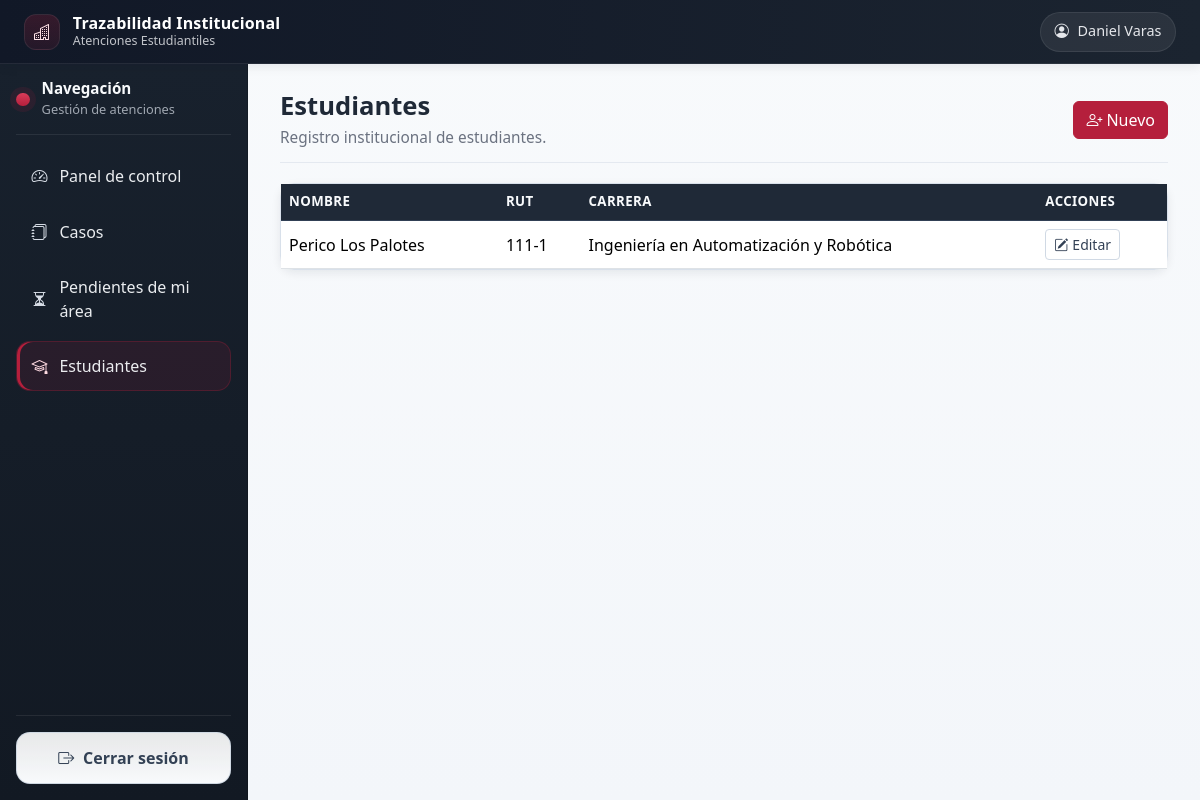
Page /students/ (signed in) on the committed database.
### students/models.py (models this page shows, shortened)
class Student(models.Model):
    DIURNO = 'Diurno'
    VESPERTINO = 'Vespertino'
    SCHEDULE_CHOICES = [
        (DIURNO, 'Diurno'),
        (VESPERTINO, 'Vespertino'),
    ]
    full_name = models.CharField(max_length=200)
    rut = models.CharField(max_length=12, unique=True)
    email = models.EmailField()
    phone = models.CharField(max_length=30)
    career = models.ForeignKey(
        Career,
        on_delete=models.PROTECT,
        related_name='students'
    )
    schedule = models.CharField(
        max_length=20,
        choices=SCHEDULE_CHOICES,
        blank=True,
        default=DIURNO,
        verbose_name='Jornada',
    )
    observations = models.TextField(blank=True)
    created_at = models.DateTimeField(auto_now_add=True)
    class Meta:
        ordering = ['full_name']

### organization/models.py (models this page shows)
class Career(models.Model):
    name = models.CharField(max_length=150, unique=True)
    academic_area = models.ForeignKey(
        AcademicArea,
        on_delete=models.CASCADE,
        related_name='careers'
    )
    def __str__(self):
        return self.name

### students/views.py (the view)
# urls.py: path('', StudentListView.as_view(), name='list'),
class StudentListView(LoginRequiredMixin, ListView):
    model = Student
    template_name = 'students/student_list.html'
    context_object_name = 'students'

### psychopedagogy/context_processors.py (called while the page is built)
def psychopedagogy_access(request):
    return {
        'can_access_psychopedagogy_module': can_access_psychopedagogy_module(request.user)
        if request.user.is_authenticated else False
    }

### psychopedagogy/services.py (called while the page is built)
def _user_role(user):
    profile = getattr(user, 'profile', None)
    return getattr(profile, 'role', None)

def can_access_psychopedagogy_module(user):
    if not user.is_authenticated:
        return False
    if user.is_superuser:
        return True
    if user.has_perm('psychopedagogy.access_psychopedagogy_module'):
        return True
    return _user_role(user) in ALLOWED_ROLE_ACCESS

### templates/students/student_list.html
{% extends 'base.html' %}
{% block content %}
<div class="page-header d-flex flex-wrap justify-content-between align-items-center gap-3">
  <div>
    <h2>Estudiantes</h2>
    <p class="page-subtitle">Registro institucional de estudiantes.</p>
  </div>
  <a class="btn btn-main" href="{% url 'students:create' %}"><i class="bi bi-person-plus me-1"></i>Nuevo</a>
</div>
<div class="card">
  <div class="table-responsive">
    <table class="table app-table">
      <thead><tr><th>Nombre</th><th>RUT</th><th>Carrera</th><th>Acciones</th></tr></thead>
      <tbody>
      {% for s in students %}
      <tr><td>{{ s.full_name }}</td><td>{{ s.rut }}</td><td>{{ s.career }}</td><td><a class="btn btn-sm btn-soft" href="{% url 'students:update' s.pk %}"><i class="bi bi-pencil-square me-1"></i>Editar</a></td></tr>
      {% empty %}
      <tr><td colspan="4" class="text-center text-muted py-4">Sin estudiantes.</td></tr>
      {% endfor %}
      </tbody>
    </table>
  </div>
</div>
{% endblock %}

### templates/partials/navbar.html (shortened to what this page needs)
<nav class="navbar navbar-expand-lg app-navbar px-3 px-lg-4">
  <div class="container-fluid px-0">
    <div class="d-flex align-items-center gap-2">
      <a class="navbar-brand app-brand me-0" href="{% url 'dashboard:home' %}">
        <span class="app-brand-mark">
          <i class="bi bi-buildings"></i>
        </span>
        <span class="app-brand-text">
          <strong>Trazabilidad Institucional</strong>
          <small>Atenciones Estudiantiles</small>
        </span>
      </a>
    </div>
    <div class="ms-auto">
      <div class="user-chip">
        <i class="bi bi-person-circle"></i>
        <span>{{ request.user.get_full_name|default:request.user.username }}</span>
      </div>
    </div>
  </div>
</nav>

### static/css/style.css (style rules this page uses)
:root { --c-text: #1f2937; --c-text-soft: #6b7280; --c-bg: #f3f6fa; --c-surface: #ffffff; --c-border: #d8e0ea; --c-navbar: #111827; --c-navbar-2: #1b2430; --c-sidebar: #18212d; --c-sidebar-2: #121923; --c-sidebar-text: rgba(248, 250, 252, 0.94); --c-sidebar-soft: rgba(226, 232, 240, 0.68); --c-sidebar-hover: rgba(255, 255, 255, 0.08); --c-primary: #b51f3c; --c-primary-strong: #961932; --c-primary-soft: rgba(181, 31, 60, 0.12); --c-logout-bg: rgba(255, 255, 255, 0.9); --c-logout-bg-hover: #ffffff; --c-logout-border: rgba(203, 213, 225, 0.85); --c-logout-text: #334155; --shadow-sm: 0 3px 10px rgba(15, 23, 42, 0.08); --shadow-md: 0 14px 26px rgba(15, 23, 42, 0.12); --radius-sm: 0.5rem; --radius-md: 0.875rem; --transition: 180ms ease; }
* { box-sizing: border-box; }
body { margin: 0; background: linear-gradient(180deg, #f8fafc 0%, var(--c-bg) 100%); color: var(--c-text); -webkit-font-smoothing: antialiased; }
.app-navbar { min-height: 64px; background: linear-gradient(90deg, var(--c-navbar) 0%, var(--c-navbar-2) 100%); border-bottom: 1px solid rgba(255, 255, 255, 0.08); box-shadow: var(--shadow-sm); }
.app-brand, .app-brand.navbar-brand { color: #f8fafc !important; text-decoration: none; display: flex; align-items: center; gap: 0.8rem; min-height: 44px; margin-bottom: 0; }
.app-brand-text { display: flex; flex-direction: column; justify-content: center; }
.app-brand strong { display: block; font-size: 1rem; letter-spacing: 0.01em; line-height: 1.05; font-weight: 700; color: #ffffff; }
.app-brand small { display: block; color: rgba(248, 250, 252, 0.76) !important; font-size: 0.78rem; line-height: 1.1; margin-top: 0.15rem; }
.app-brand-mark { width: 2.25rem; height: 2.25rem; border-radius: 0.75rem; display: inline-flex; align-items: center; justify-content: center; background: linear-gradient(180deg, rgba(181, 31, 60, 0.22) 0%, rgba(181, 31, 60, 0.12) 100%); border: 1px solid rgba(255, 255, 255, 0.08); color: #ffe2e7; flex-shrink: 0; }
.app-brand-mark i { font-size: 1rem; }
.user-chip { display: inline-flex; align-items: center; gap: 0.55rem; min-height: 40px; padding: 0.5rem 0.85rem; border-radius: 999px; background: rgba(255, 255, 255, 0.07); border: 1px solid rgba(255, 255, 255, 0.08); color: #e5e7eb !important; font-size: 0.9rem; line-height: 1; }
.user-chip i, .user-chip span { color: #e5e7eb !important; }
.page-header { margin-bottom: 1.25rem; padding-bottom: 0.85rem; border-bottom: 1px solid #e4e9f0; }
.page-header h1, .page-header h2 { margin: 0; font-weight: 700; font-size: clamp(1.6rem, 2vw, 2.2rem); line-height: 1.1; }
.page-subtitle { margin: 0.35rem 0 0; color: var(--c-text-soft); font-size: 0.96rem; }
.card { border: 1px solid var(--c-border); border-radius: var(--radius-md); box-shadow: var(--shadow-sm); background: var(--c-surface); }
.app-table { margin-bottom: 0; }
.app-table th { background: #1f2937; color: #f8fafc; border-color: #314055; font-size: 0.83rem; text-transform: uppercase; letter-spacing: 0.03em; }
.app-table td { vertical-align: middle; }
.btn-main, .btn-primary { background: var(--c-primary); border-color: var(--c-primary); color: #ffffff; }
.btn-soft { background: #fff; border: 1px solid #d0d9e4; color: #334155; }

### rows in the picture
Student: full_name "Perico Los Palotes", rut "111-1", career "Ingeniería en Automatización y Robótica"

### other values in the picture
{{ request.user.get_full_name|default:request.user.username }} "Daniel Varas"
